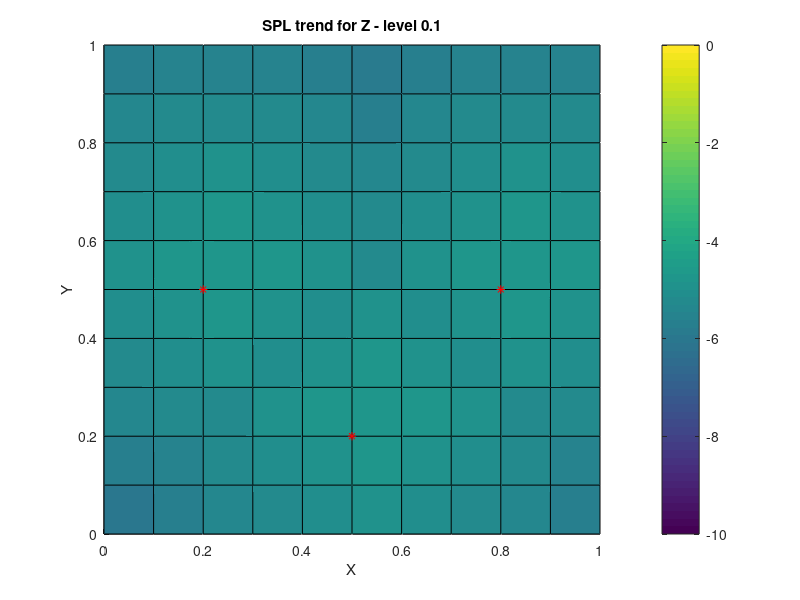
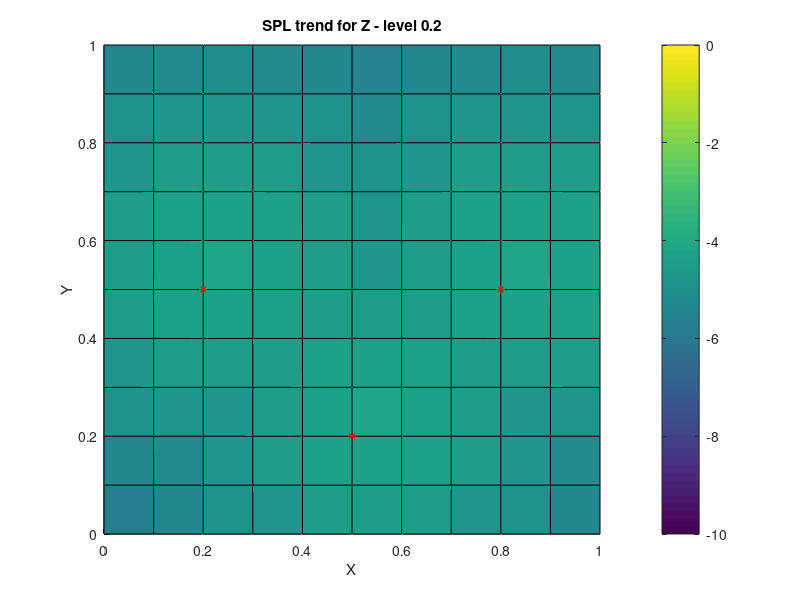
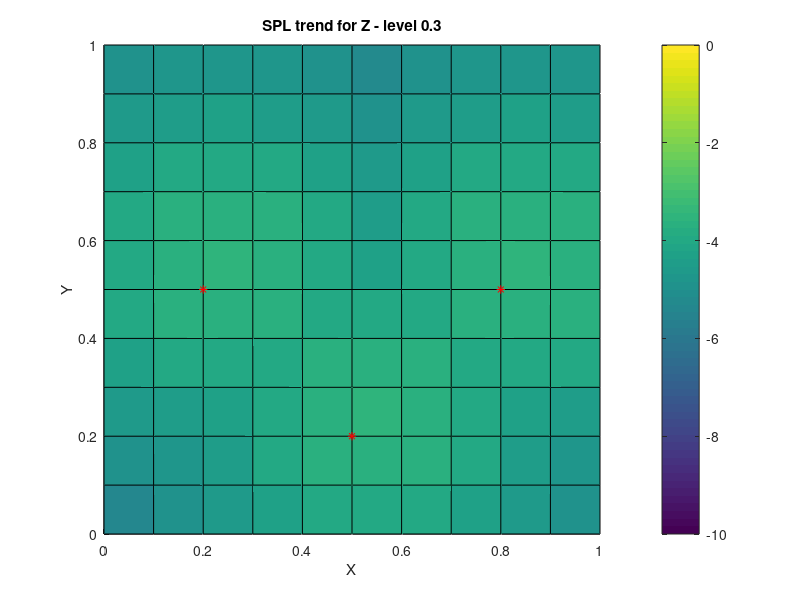
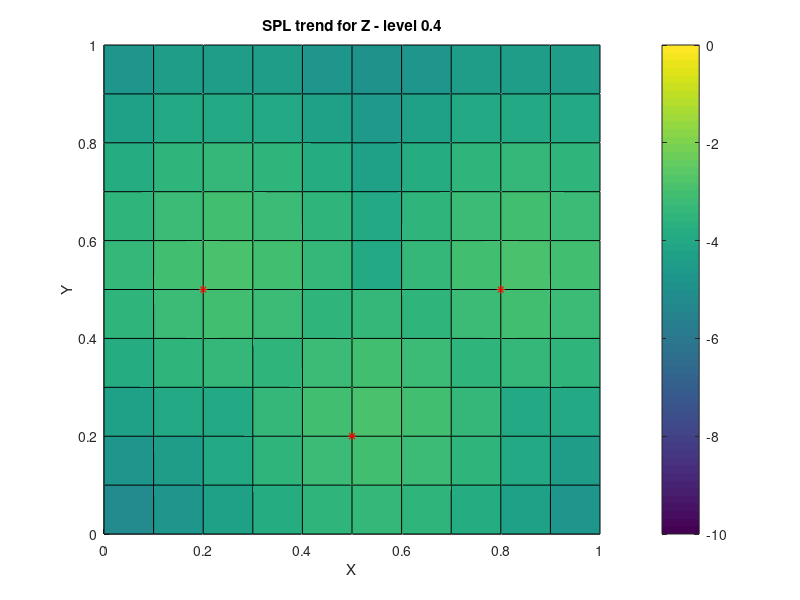

Write the MATLAB code that produced these figures, in order.
%%--------------------------------------------------------------------------
% short script to simulate sound pressure level trend 
% for given amount of microphones in a room 
% sources are simulated for each x,y and z coordinate in the room 
% Test
%--------------------------------------------------------------------------

clear all;
clc;

%% define number of sources and mic positions
% mic position between 0..1 for x,y and z coordinates 
% all vectors musst be the same size
mic_x = [.2, .5, .8];
mic_y = [.5, .2, .5];
mic_z = [.5, .5, .5];
roomscale = 1;
Z_cs = 1 * 10;

%% meshgrid to simulate source positions
%  radius will be referenced to the mid radius of the room r(0.5,0.5,0.5)
%  SPL is simulated for each microphone seperatley 
[X,Y,Z] = meshgrid(0:.1:1 * roomscale);
X1 = squeeze(X(:,:,Z_cs));
Y1 = squeeze(Y(:,:,Z_cs));
SPL = zeros(11,11,11);
SPL = -100;
for Z_cs = 1:10
    for n = 1:length(mic_x)
        dx = X - mic_x(n);  
        dy = Y - mic_y(n);
        dz = Z - mic_z(n);
        r = sqrt(dx.^2 + dy.^2 + dz.^2) + 1;
        S = -20*log10(r / (sqrt(3)/2));
        SPL = max(SPL,S);
    end
    SPL_print = squeeze(SPL(:,:,Z_cs));
    temp = figure(Z_cs)
    surf(X1,Y1,SPL_print);
    xlabel('X')
    ylabel('Y')
    caxis([-10 0])
    view(2)
    colorbar
    for n = 1:length(mic_x)
        hold on 
        plot(mic_x(n),mic_y(n) ,'r*')
    end   
% for exporting the plots storage path has to be changed
    title(['SPL trend for Z - level ' num2str(Z_cs/10)])
    print(temp, '-djpeg' , ['/Users/simonwindtner/Documents/ET-TI/SMA/Ensemble/'...
                     'Z' num2str(Z_cs)]);
end
%%









